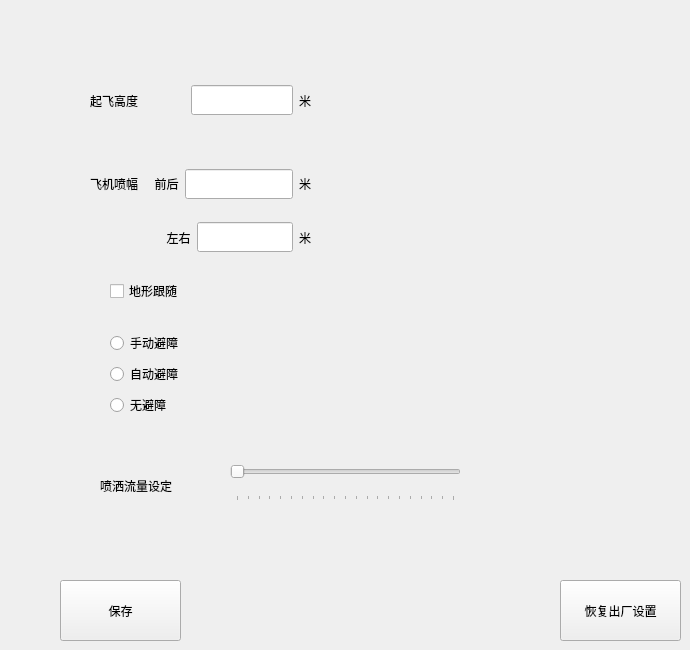
    <widget class="QWidget" name="tab_6">
     <attribute name="title">
      <string>     设置     </string>
     </attribute>
     <widget class="QWidget" name="layoutWidget_7">
      <property name="geometry">
       <rect>
        <x>90</x>
        <y>70</y>
        <width>221</width>
        <height>61</height>
       </rect>
      </property>
      <layout class="QHBoxLayout" name="horizontalLayout_8">
       <item>
        <widget class="QLabel" name="label_30">
         <property name="text">
          <string>起飞高度              </string>
         </property>
        </widget>
       </item>
       <item>
        <widget class="QLineEdit" name="lineEdit_Take_Off_Height">
         <property name="minimumSize">
          <size>
           <width>0</width>
           <height>30</height>
          </size>
         </property>
         <property name="maximumSize">
          <size>
           <width>16777215</width>
           <height>30</height>
          </size>
         </property>
        </widget>
       </item>
       <item>
        <widget class="QLabel" name="label_31">
         <property name="text">
          <string>米</string>
         </property>
        </widget>
       </item>
      </layout>
     </widget>
     <widget class="QPushButton" name="pushButton_Save_Config">
      <property name="geometry">
       <rect>
        <x>60</x>
        <y>580</y>
        <width>121</width>
        <height>61</height>
       </rect>
      </property>
      <property name="text">
       <string>保存</string>
      </property>
     </widget>
     <widget class="QPushButton" name="pushButton_Restore_Config_">
      <property name="geometry">
       <rect>
        <x>560</x>
        <y>580</y>
        <width>121</width>
        <height>61</height>
       </rect>
      </property>
      <property name="text">
       <string>恢复出厂设置</string>
      </property>
     </widget>
     <widget class="QWidget" name="layoutWidget">
      <property name="geometry">
       <rect>
        <x>90</x>
        <y>160</y>
        <width>221</width>
        <height>101</height>
       </rect>
      </property>
      <layout class="QVBoxLayout" name="verticalLayout_10">
       <item>
        <layout class="QHBoxLayout" name="horizontalLayout_9">
         <item>
          <widget class="QLabel" name="label_32">
           <property name="text">
            <string>飞机喷幅     前后</string>
           </property>
          </widget>
         </item>
         <item>
          <widget class="QLineEdit" name="lineEdit_Spray_Length">
           <property name="minimumSize">
            <size>
             <width>0</width>
             <height>30</height>
            </size>
           </property>
           <property name="maximumSize">
            <size>
             <width>16777215</width>
             <height>30</height>
            </size>
           </property>
          </widget>
         </item>
         <item>
          <widget class="QLabel" name="label_33">
           <property name="text">
            <string>米</string>
           </property>
          </widget>
         </item>
        </layout>
       </item>
       <item>
        <layout class="QHBoxLayout" name="horizontalLayout_10">
         <item>
          <widget class="QLabel" name="label_34">
           <property name="text">
            <string>                       左右</string>
           </property>
          </widget>
         </item>
         <item>
          <widget class="QLineEdit" name="lineEdit_Spray_Width">
           <property name="minimumSize">
            <size>
             <width>0</width>
             <height>30</height>
            </size>
           </property>
           <property name="maximumSize">
            <size>
             <width>16777215</width>
             <height>30</height>
            </size>
           </property>
          </widget>
         </item>
         <item>
          <widget class="QLabel" name="label_35">
           <property name="text">
            <string>米</string>
           </property>
          </widget>
         </item>
        </layout>
       </item>
      </layout>
     </widget>
     <widget class="QCheckBox" name="checkBox_Auto_Height">
      <property name="geometry">
       <rect>
        <x>110</x>
        <y>271</y>
        <width>101</width>
        <height>40</height>
       </rect>
      </property>
      <property name="minimumSize">
       <size>
        <width>100</width>
        <height>40</height>
       </size>
      </property>
      <property name="sizeIncrement">
       <size>
        <width>0</width>
        <height>0</height>
       </size>
      </property>
      <property name="baseSize">
       <size>
        <width>0</width>
        <height>0</height>
       </size>
      </property>
      <property name="text">
       <string>地形跟随</string>
      </property>
      <property name="iconSize">
       <size>
        <width>30</width>
        <height>30</height>
       </size>
      </property>
      <property name="tristate">
       <bool>false</bool>
      </property>
     </widget>
     <widget class="QWidget" name="layoutWidget">
      <property name="geometry">
       <rect>
        <x>110</x>
        <y>330</y>
        <width>119</width>
        <height>89</height>
       </rect>
      </property>
      <layout class="QVBoxLayout" name="verticalLayout_13">
       <item>
        <widget class="QRadioButton" name="radioButton_Mannual_Avoid">
         <property name="text">
          <string>手动避障</string>
         </property>
        </widget>
       </item>
       <item>
        <widget class="QRadioButton" name="radioButton_Auto_Avoid">
         <property name="text">
          <string>自动避障</string>
         </property>
        </widget>
       </item>
       <item>
        <widget class="QRadioButton" name="radioButton_Off_Avoid">
         <property name="text">
          <string>无避障</string>
         </property>
        </widget>
       </item>
      </layout>
     </widget>
     <widget class="QSlider" name="horizontalSlider_Spray">
      <property name="geometry">
       <rect>
        <x>230</x>
        <y>450</y>
        <width>231</width>
        <height>51</height>
       </rect>
      </property>
      <property name="cursor">
       <cursorShape>OpenHandCursor</cursorShape>
      </property>
      <property name="minimum">
       <number>0</number>
      </property>
      <property name="maximum">
       <number>20</number>
      </property>
      <property name="singleStep">
       <number>1</number>
      </property>
      <property name="pageStep">
       <number>10</number>
      </property>
      <property name="value">
       <number>0</number>
      </property>
      <property name="orientation">
       <enum>Qt::Horizontal</enum>
      </property>
      <property name="tickPosition">
       <enum>QSlider::TicksBelow</enum>
      </property>
     </widget>
     <widget class="QLabel" name="label_38">
      <property name="geometry">
       <rect>
        <x>100</x>
        <y>470</y>
        <width>121</width>
        <height>31</height>
       </rect>
      </property>
      <property name="text">
       <string>喷洒流量设定</string>
      </property>
     </widget>
    </widget>
